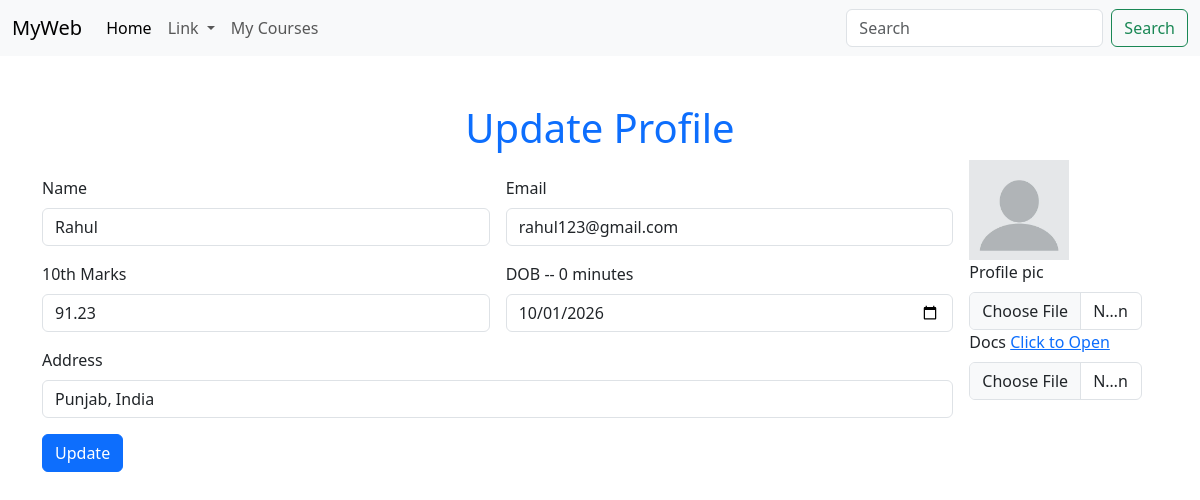
Page /profile/ (signed in) on the earlier database version.
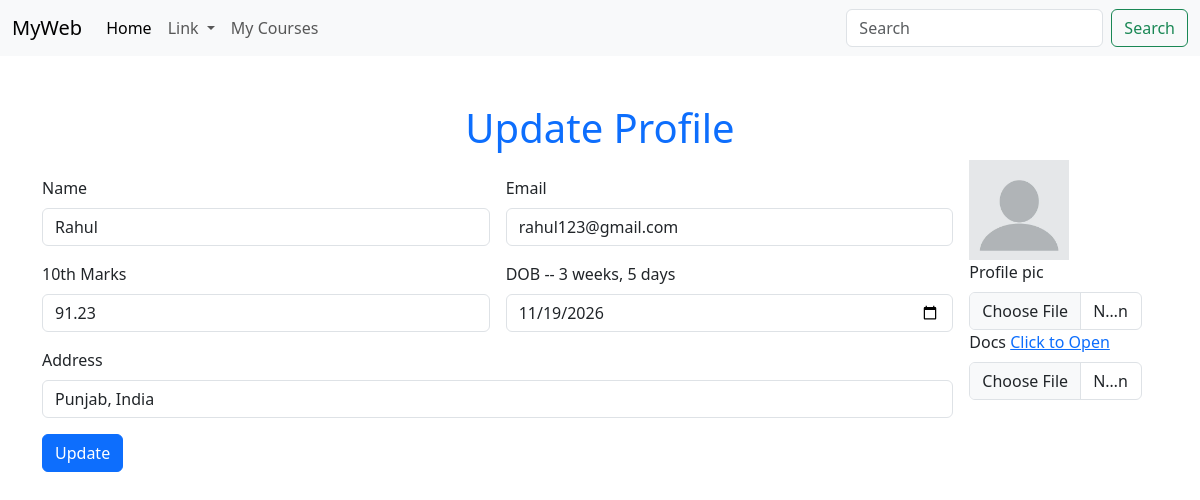
Same page on the later database version.
### myapp/models.py (models this page shows, shortened)
class UserProfile(models.Model):
    pic = models.ImageField(upload_to='user/user_profile/', null=True, blank=True)
    docs = models.FileField(upload_to='user/user_docs/', null=True, blank=True)
    matriculation_marks = models.DecimalField(max_digits=4, decimal_places=2)
    dob = models.DateField()
    user = models.OneToOneField(User, on_delete=models.CASCADE)

### myapp/views.py (the view, shortened to what this page needs)
# urls.py: path('profile/', views.profile, name="profile"),
def profile(request):
    if not request.session.get("user"):
        return redirect("login")
    curruser = User.objects.filter(email = request.session["user"]).first()
    curr_profile = UserProfile.objects.filter(user = curruser).first()
    return render(request, "profile.html", {"user":curruser, "profile":curr_profile })

### myapp/templates/profile.html (shortened to what this page needs)
{% extends 'base.html' %}
{% block content %}
<div class="container my-5">
    <h1 class="text-primary text-center"> Update Profile </h1>
<form class="row g-3" method="post" enctype="multipart/form-data">
   <div class="row g-3 col-10">
      <div class="col-md-6">
        <label for="inputEmail4" class="form-label">Name</label>
        <input type="text" class="form-control" name="name" value="{{ user.name }}">
      </div>
      <div class="col-md-6">
        <label for="inputPassword4" class="form-label">Email</label>
        <input type="email" class="form-control" name="email"  value="{{ user.email }}" readonly>
      </div>
      <div class="col-md-6">
        <label for="inputPassword4" class="form-label">10th Marks</label>
        <input type="number" class="form-control" name="marks"  value="{{ profile.matriculation_marks }}" required>
      </div>
      <div class="col-md-6">
        <label for="inputPassword4" class="form-label">DOB -- {{ profile.dob|timeuntil }}</label>
<input type="date" class="form-control" name="dob" value="{{ profile.dob|date:'Y-m-d' }}" required>
      </div>
      <div class="col-12">
        <label for="inputAddress2" class="form-label">Address </label>
        <input type="text" class="form-control" name="address" value="{{ user.address }}">
      </div>
   </div>
  <div class="col-2">
    <div>
       {% if profile.pic %}
       <img src="{{  profile.pic.url  }}" height="100" width="100">
       {% endif %}
    <br>
    <label for="inputAddress2" class="form-label">Profile pic </label>
    <input type="file" class="form-control" name="pic" >
    </div>
      <div>
     {% if profile.docs %}
    <label for="inputAddress2" class="form-label">Docs  <a href="{{ profile.docs.url }}">Click to Open</a>   </label>
    <input type="file" class="form-control" name="docs" >
    {% else %}
    <label for="inputAddress2" class="form-label">Upload your docs here  </label>
    <input type="file" class="form-control" name="docs" >
    {% endif %}
    </div>
  </div>
  <div class="col-12">
    <button type="submit" class="btn btn-primary">Update</button>
  </div>
</form>
</div>
{% endblock %}

Differences in the rows shown:
changed UserProfile: dob "0 minutes" → "3 weeks, 5 days"; dob "10/01/2026" → "11/19/2026"
